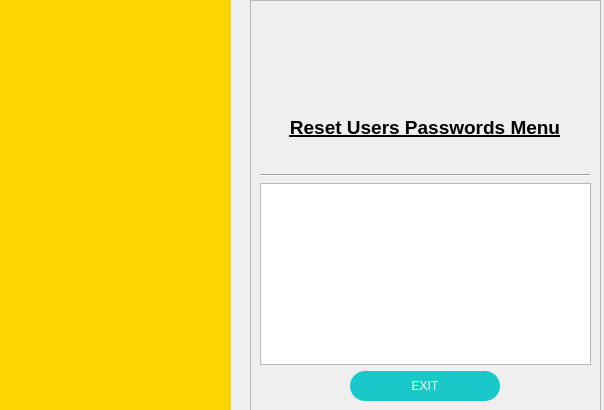
<?xml version="1.0" encoding="UTF-8"?>
<ui version="4.0">
 <class>DialogResetUsersPasswords</class>
 <widget class="QDialog" name="DialogResetUsersPasswords">
  <property name="geometry">
   <rect>
    <x>0</x>
    <y>0</y>
    <width>604</width>
    <height>410</height>
   </rect>
  </property>
  <property name="windowTitle">
   <string>Reset Users Passwords</string>
  </property>
  <property name="windowIcon">
   <iconset>
    <normaloff>pictures/logo1.ico</normaloff>pictures/logo1.ico</iconset>
  </property>
  <property name="styleSheet">
   <string notr="true">background-color: qlineargradient(spread:pad, x1:0.489, y1:1, x2:0.494, y2:0, stop:0 rgba(71, 71, 71, 255), stop:1 rgba(255, 255, 255, 255));

QToolTip { background-color: yellow; color: black; border: 1px solid black;}</string>
  </property>
  <widget class="QFrame" name="frameResetUsersPasswords">
   <property name="geometry">
    <rect>
     <x>250</x>
     <y>0</y>
     <width>351</width>
     <height>411</height>
    </rect>
   </property>
   <property name="frameShape">
    <enum>QFrame::StyledPanel</enum>
   </property>
   <property name="frameShadow">
    <enum>QFrame::Raised</enum>
   </property>
   <layout class="QVBoxLayout" name="verticalLayout_3">
    <item>
     <widget class="QLabel" name="labelLogo">
      <property name="minimumSize">
       <size>
        <width>331</width>
        <height>70</height>
       </size>
      </property>
      <property name="maximumSize">
       <size>
        <width>331</width>
        <height>70</height>
       </size>
      </property>
      <property name="styleSheet">
       <string notr="true">QLabel {
	background-color: rgb(0, 0, 0, 0);
}</string>
      </property>
      <property name="frameShape">
       <enum>QFrame::NoFrame</enum>
      </property>
      <property name="text">
       <string/>
      </property>
      <property name="pixmap">
       <pixmap>pictures/logo2.png</pixmap>
      </property>
      <property name="scaledContents">
       <bool>true</bool>
      </property>
     </widget>
    </item>
    <item>
     <spacer name="verticalSpacer_3">
      <property name="orientation">
       <enum>Qt::Vertical</enum>
      </property>
      <property name="sizeHint" stdset="0">
       <size>
        <width>20</width>
        <height>40</height>
       </size>
      </property>
     </spacer>
    </item>
    <item>
     <widget class="QLabel" name="labelCaseName">
      <property name="minimumSize">
       <size>
        <width>330</width>
        <height>0</height>
       </size>
      </property>
      <property name="maximumSize">
       <size>
        <width>330</width>
        <height>16777215</height>
       </size>
      </property>
      <property name="font">
       <font>
        <pointsize>14</pointsize>
        <bold>true</bold>
        <underline>true</underline>
       </font>
      </property>
      <property name="styleSheet">
       <string notr="true">QLabel {
	background-color: rgb(0, 0, 0, 0);
}</string>
      </property>
      <property name="text">
       <string>Reset Users Passwords Menu</string>
      </property>
      <property name="alignment">
       <set>Qt::AlignCenter</set>
      </property>
     </widget>
    </item>
    <item>
     <spacer name="verticalSpacer_2">
      <property name="orientation">
       <enum>Qt::Vertical</enum>
      </property>
      <property name="sizeHint" stdset="0">
       <size>
        <width>20</width>
        <height>40</height>
       </size>
      </property>
     </spacer>
    </item>
    <item>
     <widget class="Line" name="line">
      <property name="maximumSize">
       <size>
        <width>330</width>
        <height>16777215</height>
       </size>
      </property>
      <property name="font">
       <font>
        <bold>false</bold>
       </font>
      </property>
      <property name="orientation">
       <enum>Qt::Horizontal</enum>
      </property>
     </widget>
    </item>
    <item>
     <layout class="QVBoxLayout" name="verticalLayout_2">
      <item>
       <widget class="QTableWidget" name="tableWidget"/>
      </item>
     </layout>
    </item>
    <item>
     <layout class="QHBoxLayout" name="horizontalLayout">
      <item>
       <widget class="QPushButton" name="pushButtonRUPExit">
        <property name="sizePolicy">
         <sizepolicy hsizetype="Preferred" vsizetype="Fixed">
          <horstretch>0</horstretch>
          <verstretch>0</verstretch>
         </sizepolicy>
        </property>
        <property name="minimumSize">
         <size>
          <width>150</width>
          <height>30</height>
         </size>
        </property>
        <property name="maximumSize">
         <size>
          <width>150</width>
          <height>30</height>
         </size>
        </property>
        <property name="mouseTracking">
         <bool>true</bool>
        </property>
        <property name="focusPolicy">
         <enum>Qt::StrongFocus</enum>
        </property>
        <property name="styleSheet">
         <string notr="true">QPushButton{
	border-radius : 15px;
	background-color : rgb(25, 200, 200);
	color: rgb(255, 255, 255); 
}

QPushButton:hover{
	background-color: rgb(20, 135, 135);
    border: 2px solid rgb(255, 80, 0);
}

QPushButton:focus  {
  border: 2px solid rgb(162, 0, 0);
}</string>
        </property>
        <property name="text">
         <string>EXIT</string>
        </property>
       </widget>
      </item>
     </layout>
    </item>
   </layout>
  </widget>
  <widget class="QLabel" name="labelUserImage">
   <property name="geometry">
    <rect>
     <x>20</x>
     <y>10</y>
     <width>210</width>
     <height>210</height>
    </rect>
   </property>
   <property name="styleSheet">
    <string notr="true">QLabel { background-color: rgb(0, 0, 0, 0); }</string>
   </property>
   <property name="text">
    <string/>
   </property>
   <property name="pixmap">
    <pixmap>pictures/user_pic.png</pixmap>
   </property>
   <property name="scaledContents">
    <bool>true</bool>
   </property>
  </widget>
  <widget class="QLabel" name="labelRightLock">
   <property name="geometry">
    <rect>
     <x>50</x>
     <y>229</y>
     <width>131</width>
     <height>121</height>
    </rect>
   </property>
   <property name="minimumSize">
    <size>
     <width>100</width>
     <height>100</height>
    </size>
   </property>
   <property name="maximumSize">
    <size>
     <width>200</width>
     <height>200</height>
    </size>
   </property>
   <property name="styleSheet">
    <string notr="true">QLabel { background-color: rgb(0, 0, 0, 0); }</string>
   </property>
   <property name="text">
    <string/>
   </property>
   <property name="pixmap">
    <pixmap>pictures/icon_change_user_password_orj.png</pixmap>
   </property>
   <property name="scaledContents">
    <bool>true</bool>
   </property>
  </widget>
  <widget class="QFrame" name="frameYellowSide">
   <property name="geometry">
    <rect>
     <x>-20</x>
     <y>-10</y>
     <width>251</width>
     <height>421</height>
    </rect>
   </property>
   <property name="styleSheet">
    <string notr="true"/>
   </property>
   <property name="frameShape">
    <enum>QFrame::StyledPanel</enum>
   </property>
   <property name="frameShadow">
    <enum>QFrame::Raised</enum>
   </property>
   <layout class="QVBoxLayout" name="verticalLayout">
    <item>
     <widget class="QLabel" name="labelBackgroundYellow">
      <property name="minimumSize">
       <size>
        <width>251</width>
        <height>411</height>
       </size>
      </property>
      <property name="styleSheet">
       <string notr="true">QFrame {
	background-color: rgb(254, 213, 1);
}</string>
      </property>
      <property name="text">
       <string/>
      </property>
      <property name="pixmap">
       <pixmap>pictures/yellow_side_of_form.png</pixmap>
      </property>
     </widget>
    </item>
   </layout>
  </widget>
  <zorder>frameResetUsersPasswords</zorder>
  <zorder>frameYellowSide</zorder>
  <zorder>labelRightLock</zorder>
  <zorder>labelUserImage</zorder>
 </widget>
 <resources/>
 <connections/>
</ui>
